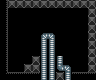

The image is a tile-based game level rendered from a .tmx file. Its description and complete source (layers, tilesets, objects, tile grids) follow:
An orthogonal 12x10 tile map with 8x8 px tiles, 2 tile layers (bg, blocks) and 12 objects.

<map version="1.0" orientation="orthogonal" renderorder="right-down" width="12" height="10" tilewidth="8" tileheight="8" nextobjectid="78">
 <properties>
  <property name="constraint" value="0000" />
  <property name="links" value="0-0-TLR" />
  <property name="needed" value="3" />
  <property name="size" value="1x1" />
  <property name="type" value="common" />
 </properties>
 <tileset firstgid="1" name="tiles" tilewidth="8" tileheight="8" tilecount="50">
  <image source="tiles.png" width="80" height="40" />
  <tile id="2">
   <properties>
    <property name="link" value="top" />
   </properties>
  </tile>
  <tile id="3">
   <properties>
    <property name="link" value="right" />
   </properties>
  </tile>
  <tile id="4">
   <properties>
    <property name="link" value="bot" />
   </properties>
  </tile>
  <tile id="5">
   <properties>
    <property name="link" value="left" />
   </properties>
  </tile>
 </tileset>
 <layer name="bg" width="12" height="10">
  <data encoding="csv">
2,2,2,2,2,2,2,2,2,2,2,2,
2,2,2,2,2,2,2,2,2,2,2,2,
2,2,2,2,2,2,2,2,2,2,2,2,
2,2,2,2,2,2,2,2,2,2,2,2,
2,2,2,2,2,2,2,2,2,2,2,2,
2,2,2,2,2,2,2,2,2,2,2,2,
2,2,2,2,2,2,2,2,2,2,2,2,
2,2,2,2,2,2,2,2,2,2,2,2,
2,2,2,2,2,2,2,2,2,2,2,2,
2,2,2,2,2,2,2,2,2,2,2,2
</data>
 </layer>
 <layer name="blocks" width="12" height="10">
  <data encoding="csv">
13,1,1,1,1,1,1,1,1,1,1,1,
13,0,0,0,0,0,0,0,0,0,0,1,
13,0,0,0,0,0,0,0,0,0,0,1,
13,0,0,0,0,0,0,0,0,0,0,1,
13,0,0,0,0,6,8,0,0,0,0,1,
13,0,0,0,0,16,16,0,0,0,0,1,
13,0,0,0,0,16,16,0,0,0,0,1,
13,0,0,0,1,16,16,16,0,0,0,1,
13,0,0,1,1,16,16,26,8,0,0,1,
23,24,24,24,24,16,16,1,18,24,24,24
</data>
 </layer>
 <objectgroup name="collision">
  <object id="41" x="0" y="0" width="8" height="56" />
  <object id="43" x="88" y="0" width="8" height="56" />
  <object id="60" x="8" y="0" width="32" height="8" />
  <object id="61" x="56" y="0" width="32" height="8" />
  <object id="63" x="0" y="72" width="96" height="8" />
  <object id="69" x="40" y="32" width="16" height="40" />
  <object id="70" x="56" y="56" width="8" height="16" />
  <object id="71" x="32" y="56" width="8" height="16" />
  <object id="72" x="24" y="64" width="8" height="8" />
  <object id="73" x="64" y="64" width="8" height="8" />
 </objectgroup>
 <objectgroup name="pickups" />
 <objectgroup name="ability-pickups">
  <object id="76" x="32" y="48" width="8" height="8">
   <ellipse />
  </object>
  <object id="77" x="56" y="48" width="8" height="8">
   <ellipse />
  </object>
 </objectgroup>
 <objectgroup name="enemy-limits" />
 <objectgroup name="enemy-spawn-easy" />
</map>
